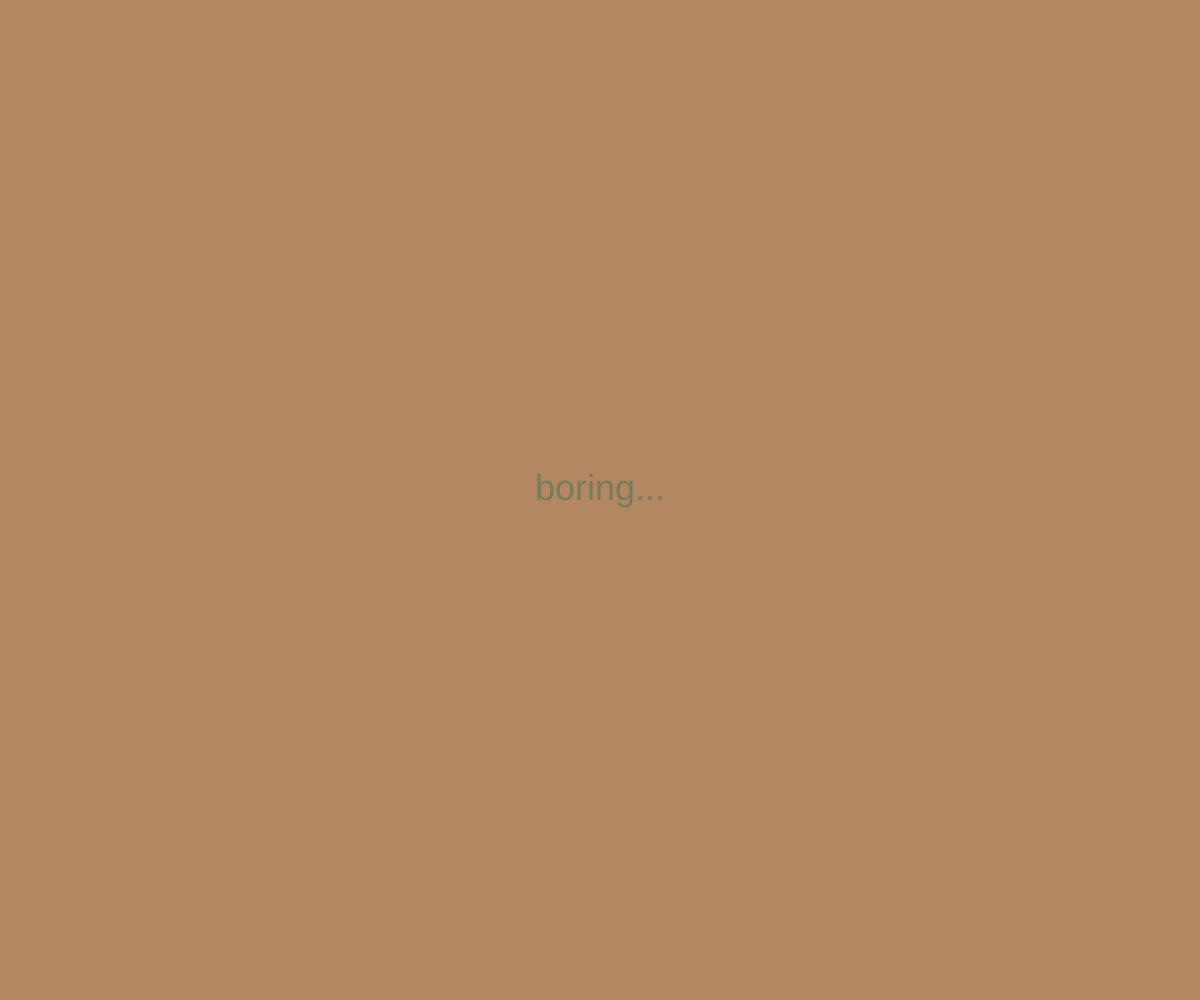
Frame 1 (no input)
Frame 60 (no input): identical to frame 1, image omitted
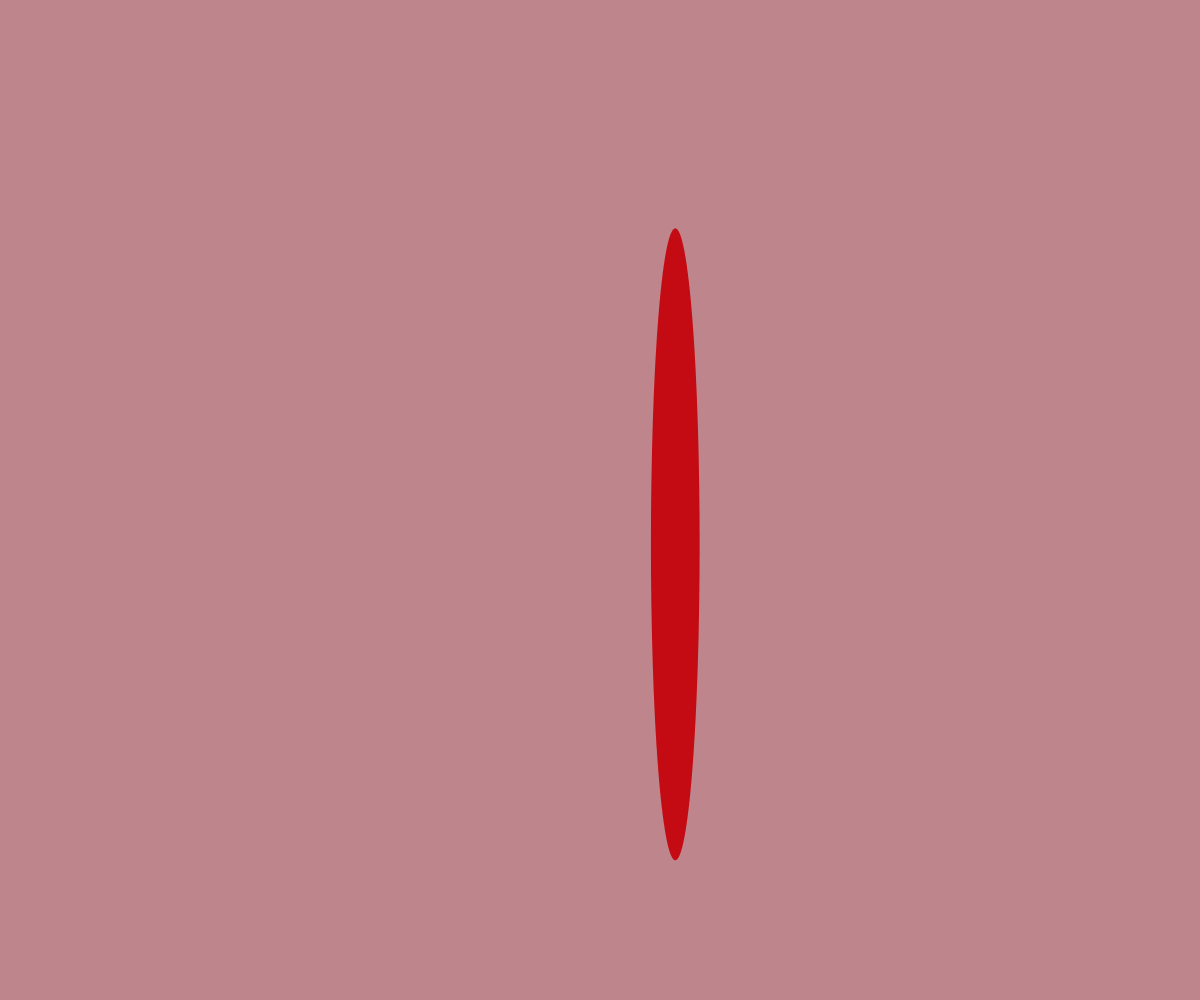
Frame 120 (the mouse pressed at the canvas centre since frame 60)

The p5.js sketch that drew these frames (run headless with seeded random() and noise() and a simulated clock; from frame 60 on, the mouse is pressed at the canvas centre):

// p5.js sketch
// ── sketch.js
function setup() {
    createCanvas( windowWidth, windowHeight );
}

function draw() {
    if ( mouseIsPressed ) {
        background( random(255), random(255), random(255) );

        noStroke();
        fill( random(255), random(255), random(255) );
        ellipse(
            random(width),
            random(height),
            random(width),
            random(height)
        );
    } else {
        background('rgb(180, 135, 99)');
        fill('rgb(116, 126, 91)');
        textSize(36);
        textAlign(CENTER);
        text("boring...", width/2, height/2);
    }
}
